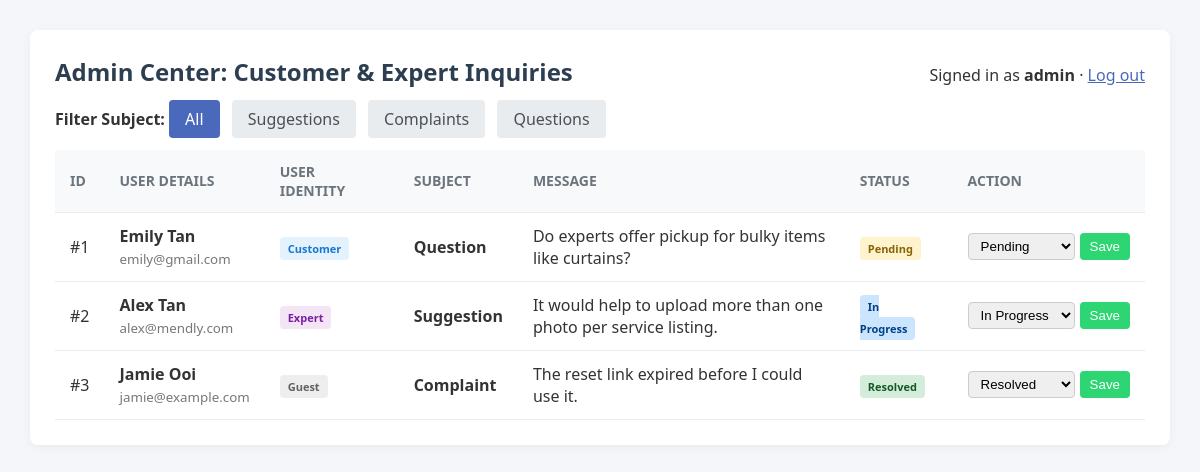
The app's page /admin/inquiries.php (signed in) with its own data.
### tables this page shows
CREATE TABLE inquiries (
    inquiry_id   INT AUTO_INCREMENT PRIMARY KEY,
    full_name    VARCHAR(100) NOT NULL,
    email        VARCHAR(100) NOT NULL,
    user_type    ENUM('Guest', 'Customer', 'Expert') NOT NULL DEFAULT 'Guest',
    subject_type ENUM('Suggestion', 'Complaint', 'Question') NOT NULL,
    message      TEXT NOT NULL,
    status       ENUM('Pending', 'In Progress', 'Resolved') NOT NULL DEFAULT 'Pending',
    created_at   TIMESTAMP DEFAULT CURRENT_TIMESTAMP
);

### admin/inquiries.php (the view, shortened to what this page needs)
<?php
require_once __DIR__ . '/../includes/db.php';
$filterType = $_GET['type'] ?? 'All';
if ($filterType !== 'All' && in_array($filterType, ['Suggestion', 'Complaint', 'Question'])) {
    $stmt = mysqli_prepare($conn, "SELECT * FROM inquiries WHERE subject_type = ? ORDER BY created_at DESC");
    mysqli_stmt_bind_param($stmt, "s", $filterType);
    mysqli_stmt_execute($stmt);
    $result = mysqli_stmt_get_result($stmt);
} else {
    $result = mysqli_query($conn, "SELECT * FROM inquiries ORDER BY created_at DESC");
}
?>
<!DOCTYPE html>
<html lang="en">
<head>
</head>
<body>
    <div class="container">
        <div class="admin-bar">
            <h2>Admin Center: Customer &amp; Expert Inquiries</h2>
            <span>Signed in as <strong><?= htmlspecialchars($_SESSION['admin_username'] ?? 'admin') ?></strong> &middot; <a href="logout.php">Log out</a></span>
        </div>
        <div class="filters">
            <strong>Filter Subject: </strong>
            <a href="inquiries.php?type=All" class="filter-btn <?= $filterType === 'All' ? 'active' : '' ?>">All</a>
            <a href="inquiries.php?type=Suggestion" class="filter-btn <?= $filterType === 'Suggestion' ? 'active' : '' ?>">Suggestions</a>
            <a href="inquiries.php?type=Complaint" class="filter-btn <?= $filterType === 'Complaint' ? 'active' : '' ?>">Complaints</a>
            <a href="inquiries.php?type=Question" class="filter-btn <?= $filterType === 'Question' ? 'active' : '' ?>">Questions</a>
        </div>
        <table>
            <thead>
                <tr>
                    <th>ID</th>
                    <th>User Details</th>
                    <th>User Identity</th>
                    <th>Subject</th>
                    <th>Message</th>
                    <th>Status</th>
                    <th>Action</th>
                </tr>
            </thead>
            <tbody>
                <?php if (mysqli_num_rows($result) > 0): ?>
                    <?php while ($row = mysqli_fetch_assoc($result)): ?>
                        <tr>
                            <td>#<?= $row['inquiry_id'] ?></td>
                            <td>
                                <strong><?= htmlspecialchars($row['full_name']) ?></strong><br>
                                <small style="color: #777;"><?= htmlspecialchars($row['email']) ?></small>
                            </td>
                            <td>
                                <span class="badge role-<?= strtolower($row['user_type']) ?>">
                                    <?= htmlspecialchars($row['user_type']) ?>
                                </span>
                            </td>
                            <td><strong><?= htmlspecialchars($row['subject_type']) ?></strong></td>
                            <td style="max-width: 300px;"><?= nl2br(htmlspecialchars($row['message'])) ?></td>
                            <td>
                                <span class="badge status-<?= str_replace(' ', '-', $row['status']) ?>">
                                    <?= htmlspecialchars($row['status']) ?>
                                </span>
                            </td>
                            <td>
                                <form method="POST" action="inquiries.php" style="display: flex; gap: 5px;">
                                    <select name="status">
                                        <option value="Pending" <?= $row['status'] === 'Pending' ? 'selected' : '' ?>>Pending</option>
                                        <option value="In Progress" <?= $row['status'] === 'In Progress' ? 'selected' : '' ?>>In Progress</option>
                                        <option value="Resolved" <?= $row['status'] === 'Resolved' ? 'selected' : '' ?>>Resolved</option>
                                    </select>
                                    <button type="submit" name="update_status" class="btn-update">Save</button>
                                </form>
                            </td>
                        </tr>
                    <?php endwhile; ?>
                <?php else: ?>
                    <tr>
                        <td colspan="7" style="text-align: center;">No inquiries found.</td>
                    </tr>
                <?php endif; ?>
            </tbody>
        </table>
    </div>
</body>
</html>

### admin/inquiries.php (style rules this page uses)
body { font-family: 'Segoe UI', Tahoma, Geneva, Verdana, sans-serif; margin: 30px; background: #f4f6f9; color: #333; }
.container { background: #fff; padding: 25px; border-radius: 8px; box-shadow: 0 2px 10px rgba(0, 0, 0, 0.05); }
h2 { margin-top: 0; color: #2c3e50; }
.filters { margin-bottom: 20px; }
.filter-btn { padding: 8px 16px; text-decoration: none; background: #e9ecef; color: #495057; border-radius: 4px; margin-right: 8px; font-weight: 500; }
.filter-btn.active { background: #4a69bd; color: #fff; }
table { width: 100%; border-collapse: collapse; margin-top: 15px; }
th, td { padding: 12px 15px; border-bottom: 1px solid #e9ecef; text-align: left; }
th { background: #f8f9fa; color: #6c757d; font-size: 14px; text-transform: uppercase; }
.badge { padding: 4px 8px; border-radius: 4px; font-size: 11px; font-weight: bold; }
.role-customer { background: #e3f2fd; color: #1976d2; }
.role-expert { background: #f3e5f5; color: #7b1fa2; }
.role-guest { background: #eee; color: #616161; }
.status-Pending { background: #fff3cd; color: #856404; }
.status-In-Progress { background: #cce5ff; color: #004085; }
.status-Resolved { background: #d4edda; color: #155724; }
select { padding: 4px 8px; border-radius: 4px; border: 1px solid #ccc; }
.btn-update { padding: 4px 10px; background: #2ed573; color: white; border: none; border-radius: 4px; cursor: pointer; }
.admin-bar { display: flex; justify-content: space-between; align-items: baseline; flex-wrap: wrap; gap: 10px; }
.admin-bar a { color: #4a69bd; }

### records on screen
inquiries: inquiry_id "1", full_name "Emily Tan", email "emily@gmail.com", user_type "Customer", subject_type "Question", message "Do experts offer pickup for bulky items like curtains?", status "Pending"
inquiries: inquiry_id "2", full_name "Alex Tan", email "alex@mendly.com", user_type "Expert", subject_type "Suggestion", message "It would help to upload more than one photo per service listing.", status "In Progress"
inquiries: inquiry_id "3", full_name "Jamie Ooi", email "jamie@example.com", user_type "Guest", subject_type "Complaint", message "The reset link expired before I could use it.", status "Resolved"

### other values on screen
$_SESSION['admin_username'] "admin"
